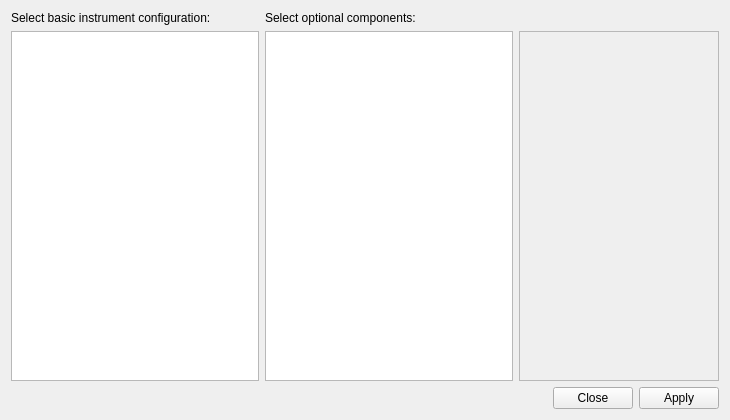
<?xml version="1.0" encoding="UTF-8"?>
<ui version="4.0">
 <class>Form</class>
 <widget class="QWidget" name="Form">
  <property name="geometry">
   <rect>
    <x>0</x>
    <y>0</y>
    <width>730</width>
    <height>407</height>
   </rect>
  </property>
  <property name="windowTitle">
   <string>Form</string>
  </property>
  <layout class="QVBoxLayout" name="verticalLayout">
   <item>
    <layout class="QGridLayout" name="gridLayout_4">
     <item row="0" column="0">
      <widget class="QLabel" name="label">
       <property name="text">
        <string>Select basic instrument configuration:</string>
       </property>
      </widget>
     </item>
     <item row="0" column="1">
      <widget class="QLabel" name="label_2">
       <property name="text">
        <string>Select optional components:</string>
       </property>
      </widget>
     </item>
     <item row="1" column="0">
      <widget class="QListWidget" name="basicSetup">
       <property name="minimumSize">
        <size>
         <width>180</width>
         <height>350</height>
        </size>
       </property>
      </widget>
     </item>
     <item row="1" column="1">
      <widget class="QListWidget" name="optSetups">
       <property name="minimumSize">
        <size>
         <width>180</width>
         <height>0</height>
        </size>
       </property>
      </widget>
     </item>
     <item row="1" column="2">
      <widget class="QLabel" name="setupDescription">
       <property name="minimumSize">
        <size>
         <width>200</width>
         <height>0</height>
        </size>
       </property>
       <property name="frameShape">
        <enum>QFrame::StyledPanel</enum>
       </property>
       <property name="frameShadow">
        <enum>QFrame::Raised</enum>
       </property>
       <property name="alignment">
        <set>Qt::AlignLeading|Qt::AlignLeft|Qt::AlignTop</set>
       </property>
       <property name="wordWrap">
        <bool>true</bool>
       </property>
      </widget>
     </item>
    </layout>
   </item>
   <item>
    <widget class="QDialogButtonBox" name="buttonBox">
     <property name="standardButtons">
      <set>QDialogButtonBox::Apply|QDialogButtonBox::Close</set>
     </property>
    </widget>
   </item>
  </layout>
 </widget>
 <resources/>
 <connections/>
</ui>
